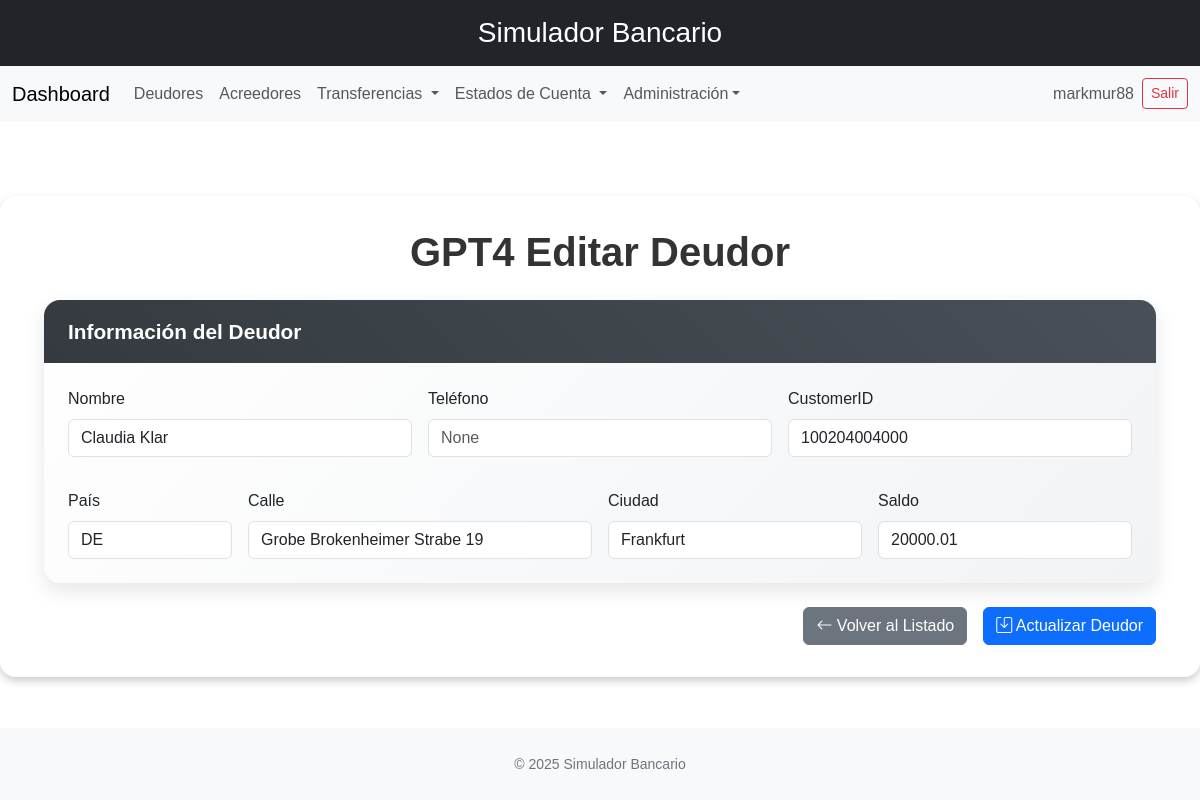
Before: /gpt4/deudores/1/editar/ (signed in) with the older database file.
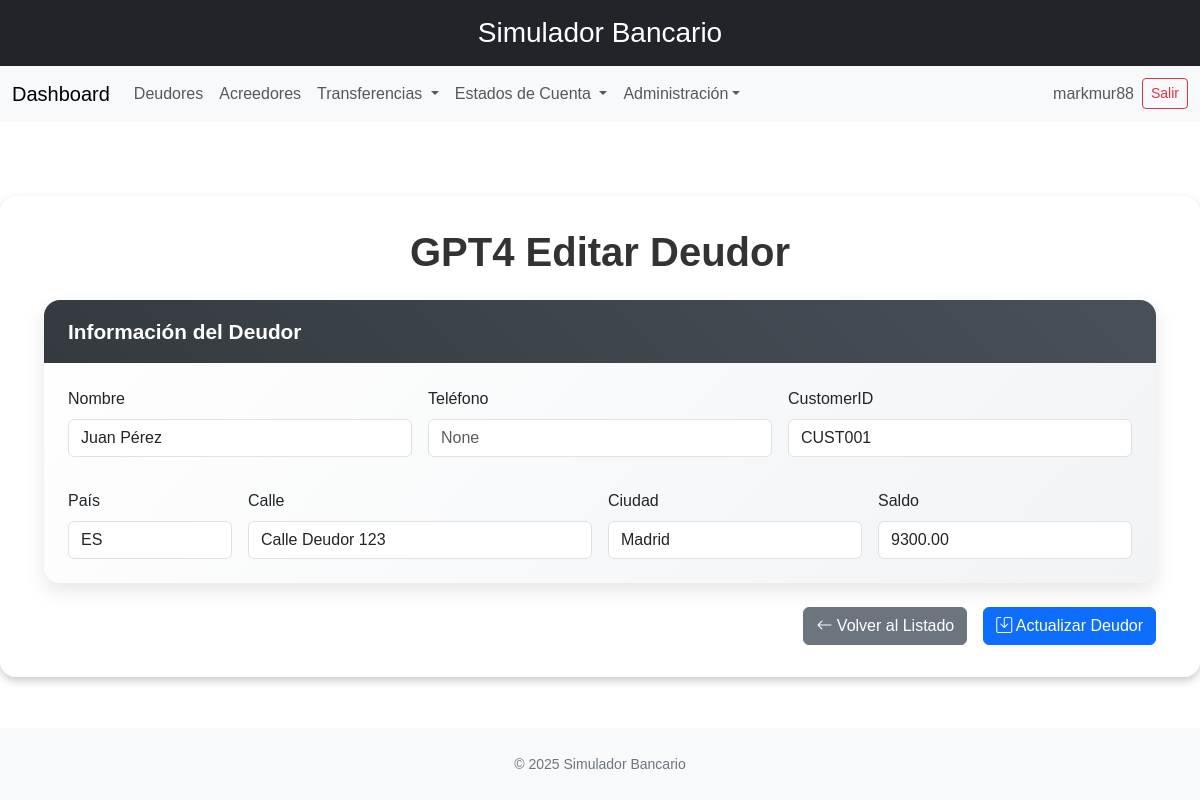
After: the same page with the newer database file.
### banco/models.py (models this page shows, shortened)
class Party(models.Model):
    name = models.CharField(max_length=70, unique=True)
    address = models.OneToOneField(
        PostalAddress,
        on_delete=models.CASCADE,
        related_name="%(class)ss_address"
    )
    class Meta:
        abstract = True
        app_label = 'banco'

class Debtor(Party):
    customer_id = models.CharField(max_length=35, unique=True)
    class Meta(Party.Meta):
        db_table = 'sim_debtor'
        app_label = 'banco'

### banco/gpt_views.py (the view)
# urls.py: path('gpt4/deudores/<int:pk>/editar/', gpt_views.DebtorUpdateView.as_view(), name='edit_debtorGPT4'),
class DebtorUpdateView(LoginRequiredMixin, generic.UpdateView):
    model = Debtor
    form_class = DebtorUpdateForm
    template_name = 'api/GPT4/edit_debtor.html'
    success_url = reverse_lazy('list_debtorsGPT4')

### banco/forms.py (shortened to what this page needs)
class DebtorUpdateForm(DebtorForm):
    account_balance = forms.DecimalField(
        max_digits=18,
        decimal_places=2,
        required=False,
        label='Saldo'
    )
    def __init__(self, *args, **kwargs):
        super().__init__(*args, **kwargs)
        if self.instance.pk:
            account = self.instance.accounts.first()
            if account:
                self.fields['account_balance'].initial = account.balance

### banco/templates/api/GPT4/edit_debtor.html (shortened to what this page needs)
{% extends 'base.html' %}
{% block content %}
<div class="container-fluid">
  <h1 class="text-center display-6 fw-bold mb-4">GPT4 Editar Deudor</h1>
  <form method="post" class="needs-validation" novalidate>
    <div class="card custom-card mb-4">
      <div class="custom-card-header">Información del Deudor</div>
      <div class="card-body custom-card-body">
        <div class="row g-3">
          <div class="col-md-4">
            <label for="id_name" class="form-label">Nombre</label>
            {{ form.name }}
          </div>
          <div class="col-md-4">
            <label for="id_mobile_phone_number" class="form-label">Teléfono</label>
            {{ form.mobile_phone_number }}
          </div>
          <div class="col-md-4">
            <label for="id_customer_id" class="form-label">CustomerID</label>
            {{ form.customer_id }}
          </div>
        </div>
        <div class="row g-3 mt-3">
          <div class="col-md-2">
            <label for="id_postal_address_country" class="form-label">País</label>
            {{ form.postal_address_country }}
          </div>
          <div class="col-md-4">
            <label for="id_postal_address_street" class="form-label">Calle</label>
            {{ form.postal_address_street }}
          </div>
          <div class="col-md-3">
            <label for="id_postal_address_city" class="form-label">Ciudad</label>
            {{ form.postal_address_city }}
          </div>
          <div class="col-md-3">
            <label for="id_account_balance" class="form-label">Saldo</label>
            {{ form.account_balance }}
          </div>
        </div>
      </div>
    </div>
    <div class="d-grid gap-2 d-md-flex justify-content-md-end">
      <a href="{% url 'list_debtorsGPT4' %}" class="btn btn-secondary me-2">
        <i class="bi bi-arrow-left"></i> Volver al Listado
      </a>
      <button type="submit" class="btn btn-primary">
        <i class="bi bi-save"></i> Actualizar Deudor
      </button>
    </div>
  </form>
</div>
{% endblock %}

Changed rows visible on the page:
changed Debtor: name "Claudia Klar" → "Juan Pérez"; customer_id "100204004000" → "CUST001"
Other visible differences:
form field postal_address_country: "DE" → "ES"
form field postal_address_street: "Grobe Brokenheimer Strabe 19" → "Calle Deudor 123"
form field postal_address_city: "Frankfurt" → "Madrid"
form field account_balance: "20000.01" → "9300.00"
